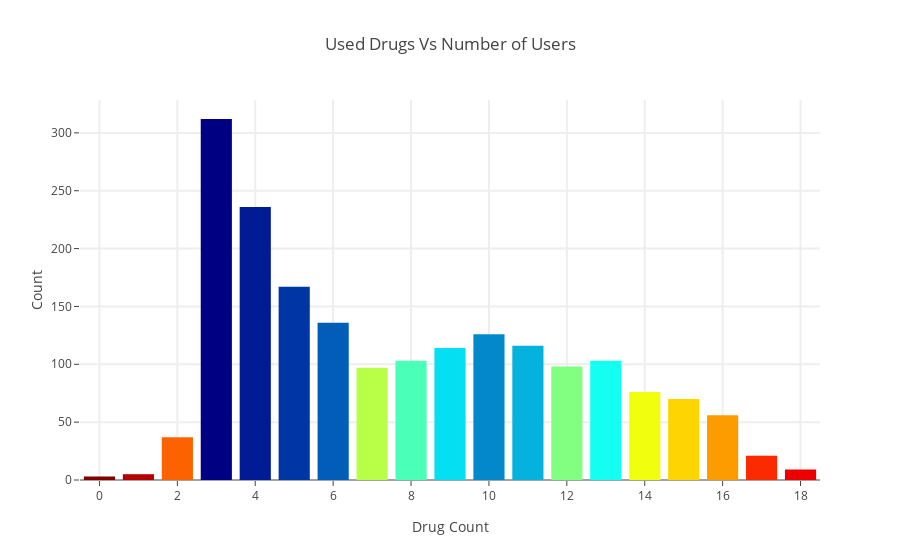

Write notebook code for a chart like this one.
### Code cell
for column in copy_df.columns:
    le = LabelEncoder()
    copy_df[column] = le.fit_transform(copy_df[column])
    
for column in df.columns:
    le = LabelEncoder()
    df[column] = le.fit_transform(df[column])
    
copy_df['Count'] = pd.Series()
copy_df['Count'] = copy_df['Count'].fillna(value = 0.0)

for i in cp:
    copy_df['Count']+=copy_df[i]

pk = copy_df['Count'].value_counts()

col = [i for i in range(len(pk.values))]
data = [
go.Bar(
    x = list(pk.index),
    y = list(pk.values),
    marker=dict(color=col, colorscale='Jet', showscale=False)
),]
layout= go.Layout(
    title= 'Used Drugs Vs Number of Users',
    yaxis=dict(title='Count', ticklen=5, gridwidth=2),
    xaxis=dict(title='Drug Count', ticklen=5, gridwidth=2),
)
fig= go.Figure(data=data, layout=layout)
py.iplot(fig, filename='Drug-Count')

### Figure 1 — Plotly figure (JSON) as saved in the notebook; plotly's stock layout.template omitted (floating-point values rounded to 4 significant figures)
{"data": [{"marker": {"color": [0, 1, 2, 3, 4, 5, 6, 7, 8, 9, 10, 11, 12, 13, 14, 15, 16, 17, 18], "colorscale": "Jet", "showscale": false}, "type": "bar", "uid": "193272cf-6924-48de-97b3-cee1952a7c09", "x": [3, 4, 5, 6, 10, 11, 9, 13, 8, 12, 7, 14, 15, 16, 2, 17, 18, 1, 0], "y": [312, 236, 167, 136, 126, 116, 114, 103, 103, 98, 97, 76, 70, 56, 37, 21, 9, 5, 3]}], "layout": {"title": {"text": "Used Drugs Vs Number of Users"}, "xaxis": {"gridwidth": 2, "ticklen": 5, "title": {"text": "Drug Count"}}, "yaxis": {"gridwidth": 2, "ticklen": 5, "title": {"text": "Count"}}}}
